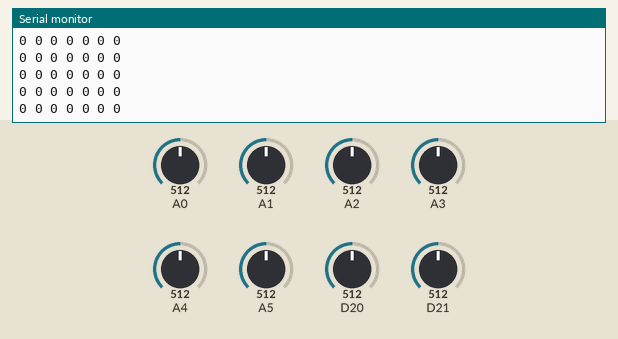
Simulated run of this sketch. Board: Arduino Zero (SAMD21). Shown: the last lines printed to the serial monitor. The test bench sets the inputs (shaded band); at power-on: A0 = 512, A1 = 512, A2 = 512, A3 = 512, A4 = 512, A5 = 512, D20 = 512, D21 = 512 (analog values on the 0–1023 scale).

Above: at 1.2 s.
1.3 s: A0 set to 716
At 2.0 s:
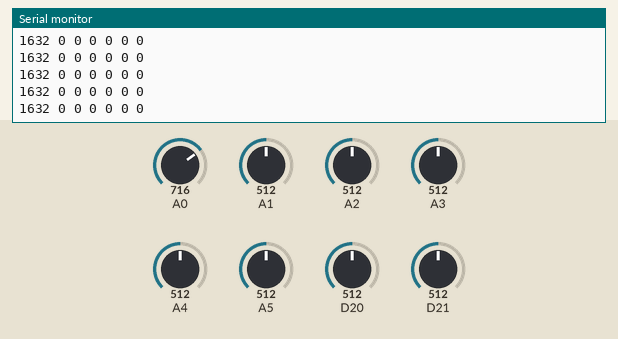
2.8 s: A1 set to 716
At 3.6 s:
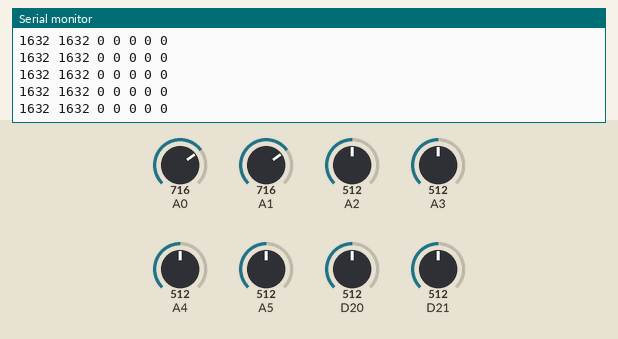
4.3 s: A2 set to 716
Timing chart, 0 to 4.8 s (numbered marks = the images above; inputs shaded):
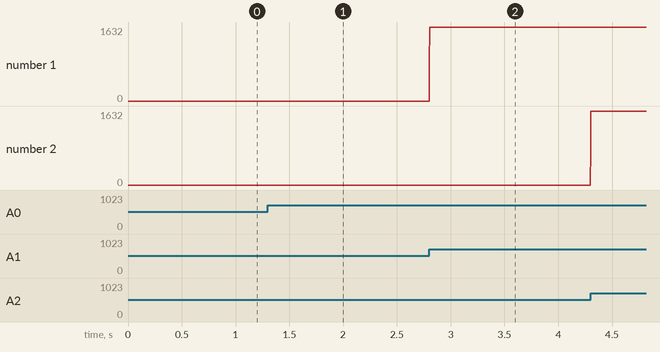

Measured:
- after the input at 1.3 s, the serial monitor: prints a new line at once (image 1)
- after the input at 2.8 s, the serial monitor: prints a new line at once (image 2)

The sketch:

DumbPipeFast.ino
```cpp
// This produces samples at a fixed rate.
// When increasing the rate or changing the sampling method, ensure that the
// rate is still reached, e.g. by running samplespersecond.py
#define NPINS 8
#define AVGSAMPLES 2
#define SAMPLERATE 1000
#define INTERVAL (1000000.0/SAMPLERATE)

int store[8];
char output[1024];
int linespersecond = 0;
int linecount = 0;
unsigned int nextsecond, nextsample;

void setup() {
  Serial.begin(115200);
  analogReadResolution(12);
  for (int pin = 0; pin < NPINS; pin++) {
    store[pin] = 0;
  }
  nextsecond = millis() + 1000;
}

void loop() {
  while (micros() <= nextsample) {}
  nextsample += INTERVAL;  // this had less variance than "micros()+INTERVAL"
  for (int pin = 0; pin < NPINS; pin++) {
    store[pin] = 0;
  }
  for (int i = 0; i < AVGSAMPLES; i++) {
    for (int pin = 0; pin < NPINS; pin++) {
      store[pin] += analogRead(pin);
    }
  }
  //if (millis() > nextsecond) {
  //  nextsecond = millis() + 1000;
  //  linespersecond = linecount;
  //  linecount = 0;
  //}
  for (int pin = 0; pin < NPINS - 1; pin++) {
    // subtract the last pin, which is not connected and serves as a baseline
    store[pin] = store[pin] - store[NPINS - 1];
  }
  //linecount++;
  //sprintf(output, "%d %d %d %d %d %d %d\n",// linespersecond,
  sprintf(output, "%d %d %d %d %d %d %d\n",// linespersecond,
    store[0], store[1], store[2], store[3], store[4], store[5], store[6]);
  Serial.print(output);
}
```
